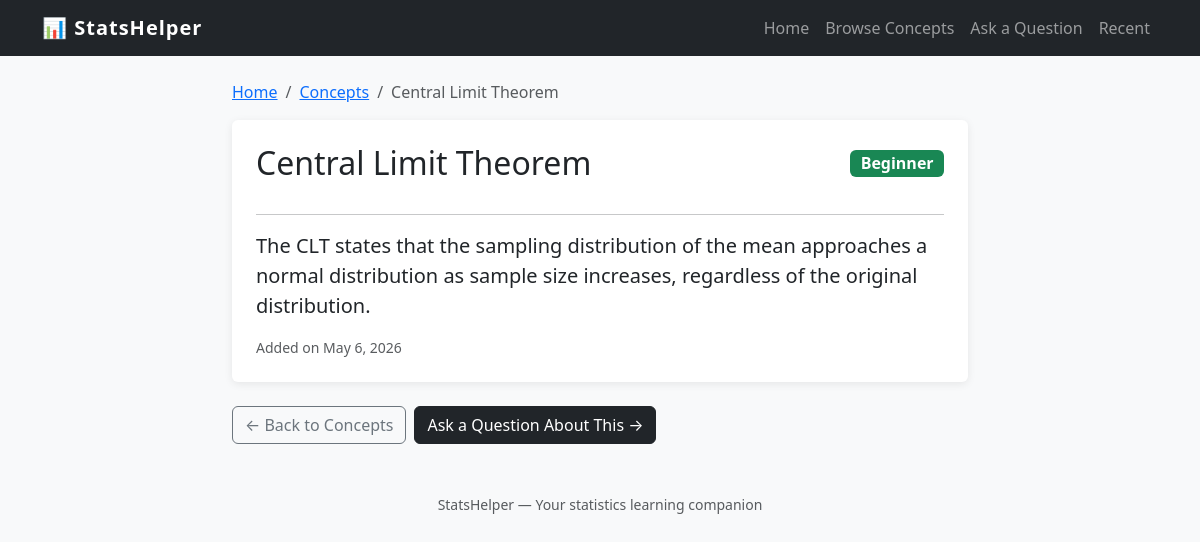
Page /concepts/central-limit-theorem/ on the committed database.
### core/models.py (models this page shows, shortened)
class Concept(models.Model):
    title             = models.CharField(max_length=200)
    slug              = models.SlugField(max_length=200, unique=True)
    level             = models.CharField(max_length=20, choices=LEVEL_CHOICES, default='beginner')
    short_description = models.TextField()
    created_at        = models.DateTimeField(auto_now_add=True)
    class Meta:
        ordering = ['title']   # alphabetical by default

### core/views.py (the view)
# urls.py: path('concepts/<slug:slug>/',   views.concept_detail,   name='concept_detail'),
def concept_detail(request, slug):
    concept = get_object_or_404(Concept, slug=slug)
    return render(request, 'core/concept_detail.html', {'concept': concept})

### templates/core/concept_detail.html (shortened to what this page needs)
{% extends "core/base.html" %}
{% block content %}
<div class="row justify-content-center">
  <div class="col-lg-8">
    <nav aria-label="breadcrumb" class="mb-3">
      <ol class="breadcrumb">
        <li class="breadcrumb-item"><a href="{% url 'home' %}">Home</a></li>
        <li class="breadcrumb-item"><a href="{% url 'concepts_list' %}">Concepts</a></li>
        <li class="breadcrumb-item active">{{ concept.title }}</li>
      </ol>
    </nav>
    <div class="card p-4">
      <div class="d-flex justify-content-between align-items-center mb-3">
        <h2 class="mb-0">{{ concept.title }}</h2>
        {% if concept.level == 'beginner' %}
          <span class="badge bg-success fs-6">Beginner</span>
        {% elif concept.level == 'intermediate' %}
          <span class="badge bg-warning text-dark fs-6">Intermediate</span>
        {% else %}
          <span class="badge bg-danger fs-6">Advanced</span>
        {% endif %}
      </div>
      <hr>
      <p class="lead">{{ concept.short_description }}</p>
      <small class="text-muted">Added on {{ concept.created_at|date:"F j, Y" }}</small>
    </div>
    <div class="mt-4 d-flex gap-2">
      <a href="{% url 'concepts_list' %}" class="btn btn-outline-secondary">← Back to Concepts</a>
      <a href="{% url 'ask' %}" class="btn btn-dark">Ask a Question About This →</a>
    </div>
  </div>
</div>
{% endblock %}

### templates/core/base.html (style rules this page uses)
body { background: #f8f9fa; }
.card { border: none; box-shadow: 0 2px 8px rgba(0,0,0,0.08); }

### rows in the picture
Concept: title "Central Limit Theorem", short_description "The CLT states that the sampling distribution of the mean approaches a normal distribution as sample size increases, regardless of the original distribution.", created_at "May 6, 2026"
